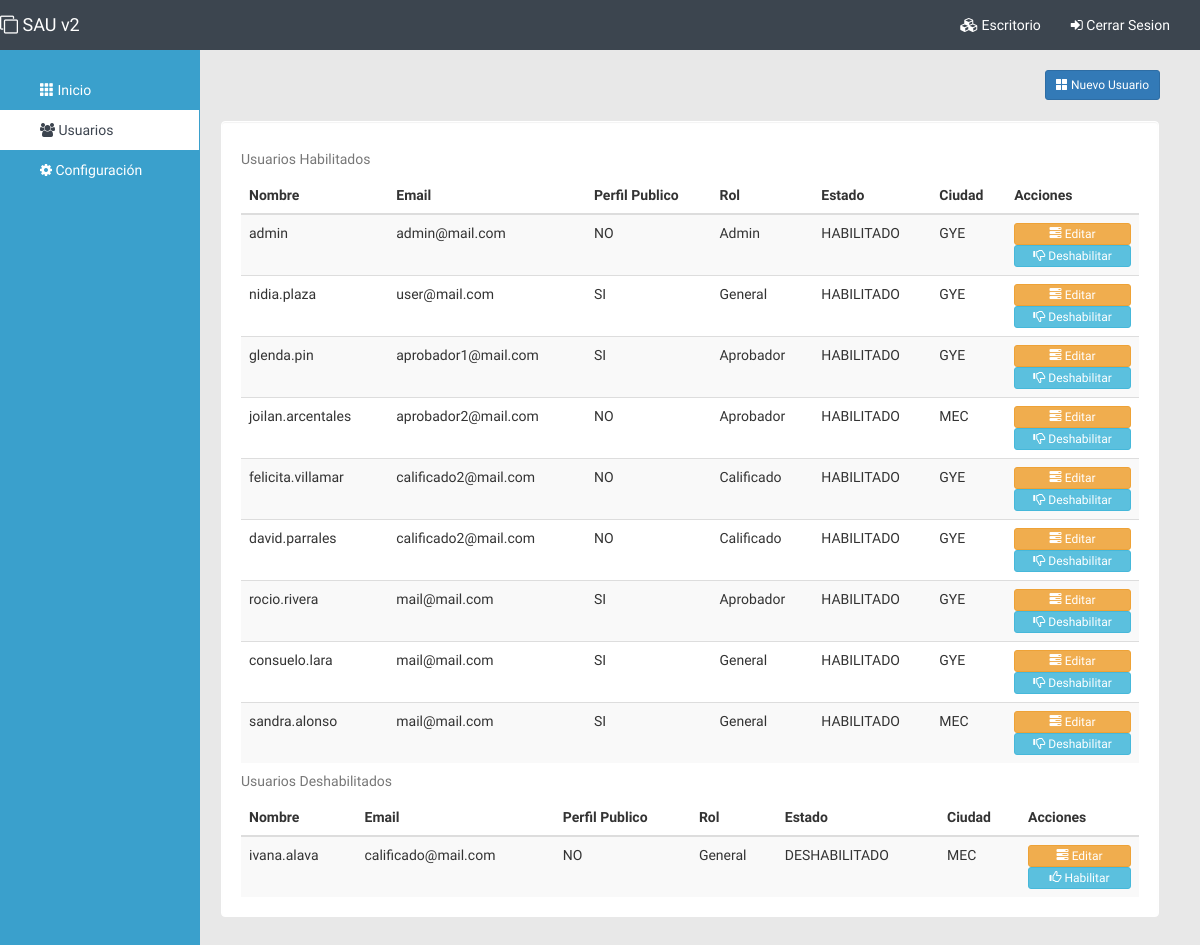
The app's page /admin/usuarios.php (signed in) with its own data.
### tables this page shows
CREATE TABLE `users` (
  `iduser` int(11) NOT NULL,
  `name` varchar(10) NOT NULL,
  `lastname` varchar(10) NOT NULL,
  `username` varchar(20) DEFAULT NULL,
  `password` varchar(100) DEFAULT NULL,
  `identity_card` varchar(10) NOT NULL,
  `email` varchar(100) DEFAULT NULL,
  `profile` varchar(250) DEFAULT NULL,
  `public` int(11) DEFAULT NULL,
  `rank` int(11) NOT NULL,
  `city` varchar(3) NOT NULL,
  `state` varchar(15) NOT NULL
);

CREATE TABLE `rol` (
  `id` int(2) NOT NULL,
  `nombre` varchar(10) NOT NULL
);

### admin/includes/admin.functions.php (the view, shortened to what this page needs)
<?php
class Conexion{
    private static $instancia;
    private $dbh;
    private function __construct(){
        try {
            $this->dbh = new PDO('mysql:host='.HOST.';dbname='.DBNAME, DBUSER, DBPASSWORD);
            $this->dbh->exec("SET CHARACTER SET utf8");
        } catch (PDOException $e) {
            print "Error!: " . $e->getMessage();
            die();
        }
    }
    public function prepare($sql)
    {
        return $this->dbh->prepare($sql);
    }
    public static function singleton_conexion()
    {
        if (!isset(self::$instancia)) {
            self::$instancia = new $miclase;
        }
        return self::$instancia;
    }
}
function getstyle(){
$conexion = Conexion::singleton_conexion();
	$SQL = "SELECT * FROM sau";
	$sentence = $conexion -> prepare($SQL);
	$sentence -> execute();
	$results = $sentence -> fetchAll();
	if (empty($results)) {
	}else{
		foreach ($results as $key){
			echo'<link href="../themes/style-color-'.$key['style'].'.css" rel="stylesheet">';
		}
	}
}
function userslisthabilitados(){
    $conexion = Conexion::singleton_conexion();
	$SQL = "SELECT iduser,username,email,public,nombre,city,state FROM users,rol WHERE users.rank=rol.id AND state='HABILITADO'";
	$sentence = $conexion -> prepare($SQL);
	$sentence -> execute();
	$results = $sentence -> fetchAll();
	if (empty($results)) {
	}else{
		foreach ($results as $key){
            if ($key['public'] == 1){
            	$publico = 'SI';
            }else{
                $publico = 'NO';
            }
        echo'
              <tr>
                <td>'.$key['username'].'</td>
                <td>'.$key['email'].'</td>
                <td>'.$publico.'</td>
                <td>'.$key['nombre'].'</td>
                <td>'.$key['state'].'</td>
                <td>'.$key['city'].'</td>
                <td>
                   <form method="POST" action="">
                        <input type="hidden" name="editarusuario" value="'.$key['iduser'].'">
                        <button type="submit" class="btn btn-block btn-xs btn-warning"><i class="glyphicon glyphicon-tasks"></i> Editar</button>
                   </form>
                   <form method="POST" action="">
                        <input type="hidden" name="deshabusuarioid" value="'.$key['iduser'].'">
                        <input type="hidden" name="deshabusuarioestado" value="'.$key['state'].'">
                        <input type="hidden" name="city" value="'.$key['city'].'">
                        <button type="submit" class="btn btn-block btn-xs btn-info"><i class="glyphicon glyphicon-'.(($key['state']=="HABILITADO")? "thumbs-down":"thumbs-up").'"></i>'.(($key['state']=="HABILITADO")? " Deshabilitar":" Habilitar").'</button>
                   </form>
                </td>
              </tr>
			';
		}
	}
}
function userslistdeshabilitados(){
    $conexion = Conexion::singleton_conexion();
	$SQL = "SELECT iduser,username,email,public,nombre,city,state FROM users,rol WHERE users.rank=rol.id AND state='DESHABILITADO'";
	$sentence = $conexion -> prepare($SQL);
	$sentence -> execute();
	$results = $sentence -> fetchAll();
	if (empty($results)) {
	}else{
		foreach ($results as $key){
            if ($key['public'] == 1){
            	$publico = 'SI';
            }else{
                $publico = 'NO';
            }
			echo'
              <tr>
                <td>'.$key['username'].'</td>
                <td>'.$key['email'].'</td>
                <td>'.$publico.'</td>
                <td>'.$key['nombre'].'</td>
                <td>'.$key['state'].'</td>
                <td>'.$key['city'].'</td>
                <td>
                   <form method="POST" action="">
                        <input type="hidden" name="editarusuario" value="'.$key['iduser'].'">
                        <button type="submit" class="btn btn-block btn-xs btn-warning"><i class="glyphicon glyphicon-tasks"></i> Editar</button>
                   </form>
                   <form method="POST" action="">
                        <input type="hidden" name="deshabusuarioid" value="'.$key['iduser'].'">
                        <input type="hidden" name="deshabusuarioestado" value="'.$key['state'].'">
                        <input type="hidden" name="city" value="'.$key['city'].'">
                        <button type="submit" class="btn btn-block btn-xs btn-info"><i class="glyphicon glyphicon-'.(($key['state']=="HABILITADO")? "thumbs-down":"thumbs-up").'"></i>'.(($key['state']=="HABILITADO")? " Deshabilitar":" Habilitar").'</button>
                   </form>
                </td>
              </tr>
			';
		}
	}
}

### themes/style.css (style rules this page uses)
a,button { -moz-transition: all .2s ease-in; -o-transition: all .2s ease-in; -webkit-transition: all .2s ease-in; transition: all .2s ease-in; }

### themes/style-color-3.css (style rules this page uses)
body { font-family: 'Questrial', sans-serif; background-color: #3aa0cc; }
.dashboard-panel { background-color: #E8E8E8; }

### themes/css/dashboard.css (style rules this page uses)
body { padding-top: 50px; }

### records on screen
users: username "admin", email "admin@mail.com", public "NO", rank.nombre "Admin", state "HABILITADO", city "GYE", shows "Deshabilitar"
users: username "nidia.plaza", email "user@mail.com", public "SI", rank.nombre "General", state "HABILITADO", city "GYE", shows "Deshabilitar"
users: username "glenda.pin", email "aprobador1@mail.com", public "SI", rank.nombre "Aprobador", state "HABILITADO", city "GYE", shows "Deshabilitar"
users: username "joilan.arcentales", email "aprobador2@mail.com", public "NO", rank.nombre "Aprobador", state "HABILITADO", city "MEC", shows "Deshabilitar"
users: username "felicita.villamar", email "calificado2@mail.com", public "NO", rank.nombre "Calificado", state "HABILITADO", city "GYE", shows "Deshabilitar"
users: username "david.parrales", email "calificado2@mail.com", public "NO", rank.nombre "Calificado", state "HABILITADO", city "GYE", shows "Deshabilitar"
users: username "rocio.rivera", email "mail@mail.com", public "SI", rank.nombre "Aprobador", state "HABILITADO", city "GYE", shows "Deshabilitar"
users: username "consuelo.lara", email "mail@mail.com", public "SI", rank.nombre "General", state "HABILITADO", city "GYE", shows "Deshabilitar"
users: username "sandra.alonso", email "mail@mail.com", public "SI", rank.nombre "General", state "HABILITADO", city "MEC", shows "Deshabilitar"
users: username "ivana.alava", email "calificado@mail.com", public "NO", rank.nombre "General", state "DESHABILITADO", city "MEC", shows "Habilitar"
